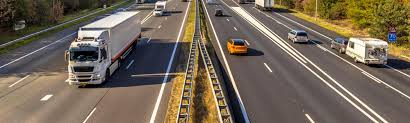
#> input picture images/road.jfif, 410 x 123 px
$ python -i imageProcessingModule.py   (imports and definitions only)
#> lines starting #> are read from the running program, lines starting #| are printed output that depends on the picture; after the words box and inside, x2 and y2 are one past the last pixel; in counts of white or black regions, pixels touching at a corner belong together
from cv2 import cvtColor, GaussianBlur, threshold, COLOR_RGB2HSV, THRESH_BINARY, split
import numpy as np

class BrightnessCalculation:
    def findOutDayOrNight(self, frame):
        """ main function to use"""

        changedFrame = self.__changeFrame(frame)

        brightness = self.__calculateBrightnessUsingDistribution(changedFrame)

        if brightness >= 170:
            return 0
        else:
            return 1

    def __changeFrame(self, frame):
        """Image processing"""
        hsvImg = cvtColor(frame, COLOR_RGB2HSV)
#> hsvImg: shape (123, 410, 3); mean H, S, V 37.3, 75.5, 117.6

        blurred = GaussianBlur(hsvImg, (9, 9), 0)
#> blurred: shape (123, 410, 3); mean H, S, V 37.3, 75.5, 117.5

        thresh = threshold(blurred, 80, 255, THRESH_BINARY)[1]
#> thresh: shape (123, 410, 3); mean H, S, V 45.5, 81.5, 210.3

        return thresh

    def __calculateBrightnessUsingDistribution(self, frame):
        h, s, v = split(frame)
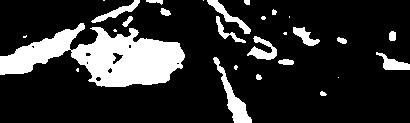
#> h: shape (123, 410); 17.9% white; 28 white regions (10 under 20 px), largest, box (x1, y1, x2, y2) and area: (0, 23, 185, 87) 6155, (213, 57, 252, 123) 658, (247, 36, 277, 60) 337
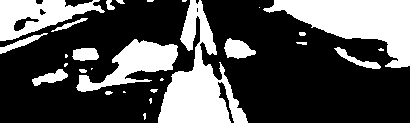
#> s: shape (123, 410); 31.9% white; 28 white regions (11 under 20 px), largest, box (x1, y1, x2, y2) and area: (263, 0, 410, 68) 4903, (158, 0, 248, 123) 4743, (76, 39, 178, 92) 2246
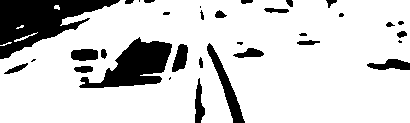
#> v: shape (123, 410); 82.5% white; 33 black regions (9 under 20 px), largest, box (x1, y1, x2, y2) and area: (0, 0, 120, 59) 3509, (79, 37, 172, 88) 2343, (207, 43, 245, 123) 741

        height, width = v.shape[0], v.shape[1]
#> height = 123; width = 410

        v = np.sum(v)
#> v = 10605705

        avr = v / (height * width)
#> avr = 210.3

        return avr

>>> import cv2
>>> picture = cv2.cvtColor(cv2.imread('images/road.jfif'), cv2.COLOR_BGR2RGB)
>>> result = BrightnessCalculation().findOutDayOrNight(picture)
#> result = 0
